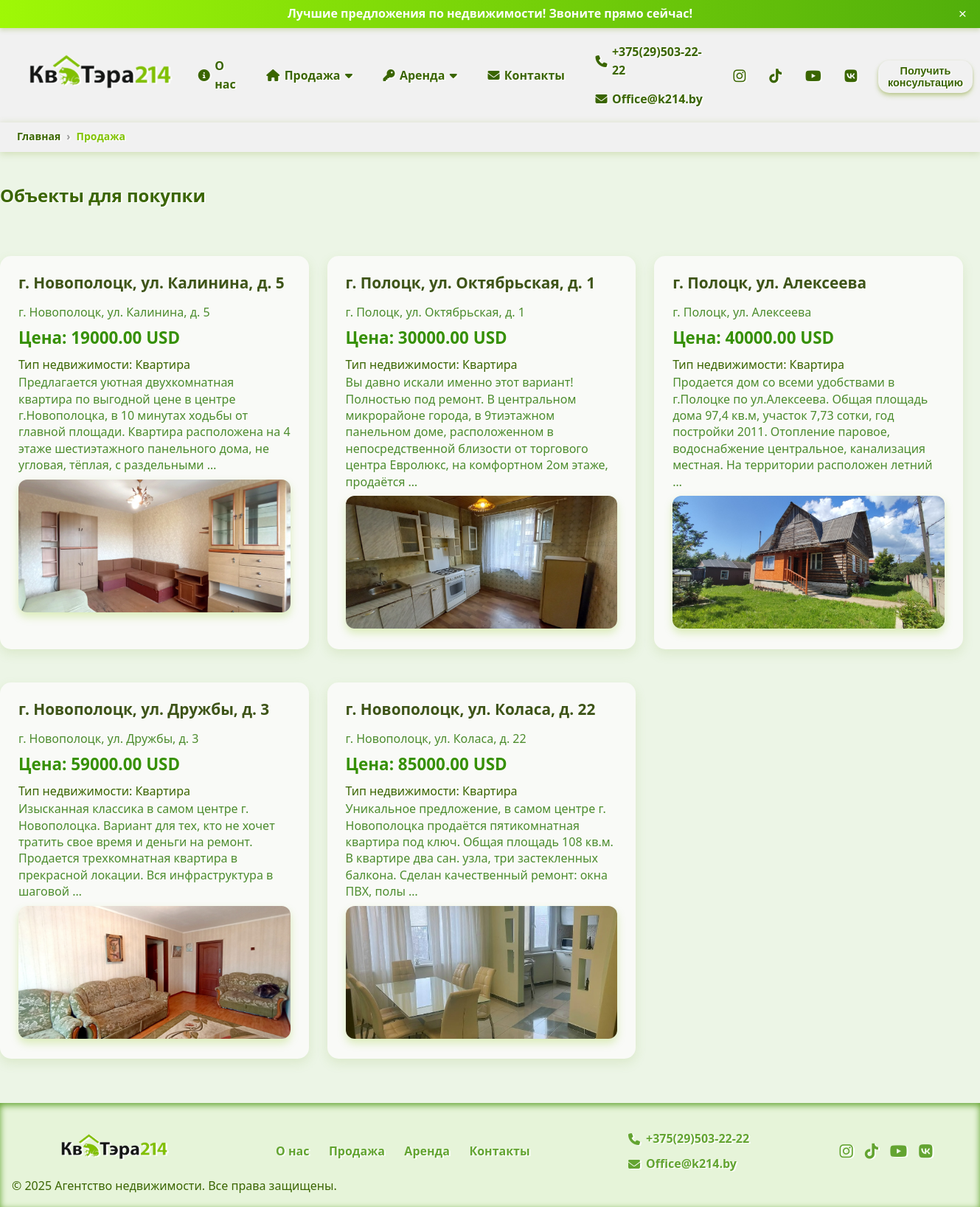
/sale, run on an earlier commit of the app's database.
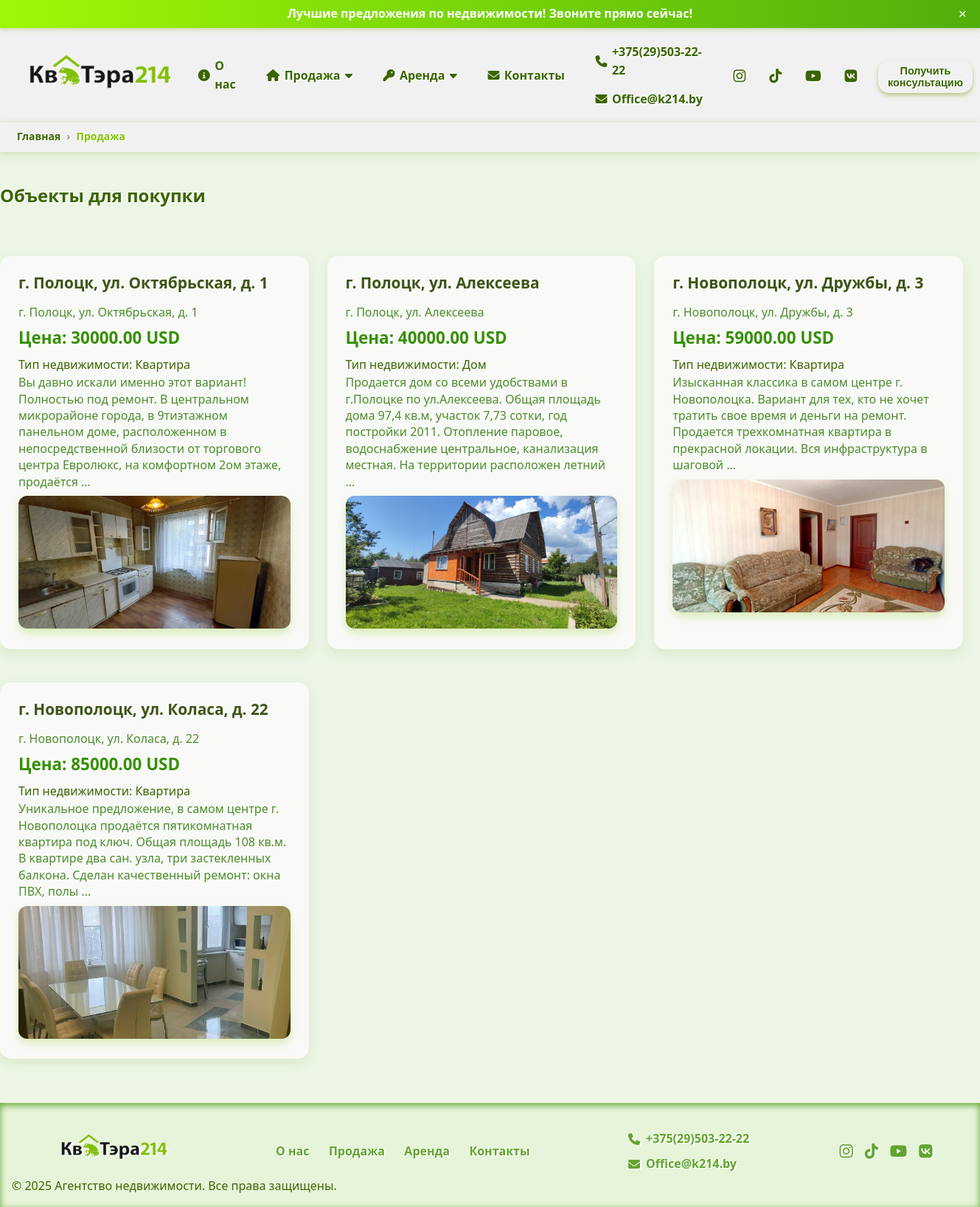
And on a later commit of the database.
### webapp/models.py (models this page shows, shortened)
class Contact(models.Model):
    name = models.CharField(max_length=255)
    phone = models.CharField(max_length=20, default='phone')
    phone_two = models.CharField(max_length=20, default='phone')
    email = models.EmailField()

class SocialNetwork(models.Model):
    contact = models.ForeignKey(Contact, related_name='social_networks', on_delete=models.CASCADE)
    name = models.CharField(max_length=100)
    url = models.URLField()
    icon = models.CharField(max_length=100, help_text='Название иконки (например, fa-facebook) или путь')

class Property(models.Model):
    CURRENCY_CHOICES = [
        ('USD', 'USD'),
        ('BYN', 'BYN'),
    ]
    name = models.CharField(max_length=255)
    slug = models.SlugField(max_length=255, unique=True, blank=True, null=True)
    description = models.TextField()
    notes = models.TextField(default='Примечание')
    address = models.CharField(max_length=500)
    price = models.DecimalField(max_digits=12, decimal_places=2)
    floor = models.TextField(help_text='Этаж', default=0)
    many_rooms = models.TextField(help_text='Сколько комнат', default=0)
    area = models.FloatField(help_text='Площадь в квадратных метрах')
    area_ga = models.FloatField(help_text='Площадь в гектарах/сотках', null=True, blank=True)
    date_posted = models.DateField(auto_now_add=True)
    is_sale = models.BooleanField(default=True)
    is_rent = models.BooleanField(default=True)
    is_active_new = models.BooleanField(default=True)
    is_active_house = models.BooleanField(default=True)
    is_active_country_house = models.BooleanField(default=True)
    is_active_apartment = models.BooleanField(default=True)
    is_active_sold = models.BooleanField(default=False)
    contacts = models.ManyToManyField(Contact, related_name='properties')
    currency = models.CharField(max_length=3, choices=CURRENCY_CHOICES, default='USD')

class PropertyPhoto(models.Model):
    property = models.ForeignKey(Property, related_name='photos', on_delete=models.CASCADE)
    photo = models.ImageField(upload_to='property_photos/')
    alt_text = models.CharField(max_length=255, blank=True)

### webapp/views.py (the view, shortened to what this page needs)
# urls.py: path('sale', views.sale, name='sale'),
def sale(request):
    properties = Property.objects.filter(is_sale=True)  # добавляем фильтр по продаже
    property_types = request.GET.getlist('property_type')
    direction = request.GET.get('direction', '').strip()
    if direction:
        properties = properties.filter(address__icontains=direction)
    price_min = request.GET.get('price_min')
    if price_min:
        try:
            price_min = float(price_min)
            properties = properties.filter(price__gte=price_min)
        except (ValueError, TypeError):
            pass
    price_max = request.GET.get('price_max')
    if price_max:
        try:
            price_max = float(price_max)
            properties = properties.filter(price__lte=price_max)
        except (ValueError, TypeError):
            pass
    currency = request.GET.get('currency')
    if currency in dict(Property.CURRENCY_CHOICES).keys():
        properties = properties.filter(currency=currency.upper())
    context = {
        'properties': properties,
    }
    return render(request, 'webapp/sale_page.html', context)

### webapp/context_processors.py (called while the page is built)
def contact_data(request):
    contact = Contact.objects.prefetch_related('social_networks').first()
    return {
        'contact': contact,
    }

### webapp/templates/webapp/sale_page.html (shortened to what this page needs)
{% extends 'main/base.html' %}
{% load static %}
{% block content %}
    <nav class="breadcrumb-container" aria-label="breadcrumb">
        <ol class="breadcrumb-list">
            <li class="breadcrumb-item">
                <a href="{% url 'index' %}" class="nav-link">Главная</a>
            </li>
            <li class="breadcrumb-item active" aria-current="page">Продажа</li>
        </ol>
    </nav>
    <section>
        <div class="sale-container">
            <h1 class="page-title">Объекты для покупки</h1>
            {% if properties %}
                <div class="properties-list">
                    {% for property in properties %}
                        <div class="property-card">
                            <h2 class="property-name">
                                <a href="{% url 'sale_single' property.slug %}">{{ property.name }}</a>
                            </h2>
                            <p class="property-address">{{ property.address }}</p>
                            <p class="property-price">Цена: {{ property.price }} USD</p>
                            <p class="property-type">
                                Тип недвижимости:
                                {% if property.is_active_apartment %}
                                    Квартира
                                {% elif property.is_active_house %}
                                    Дом
                                {% elif property.is_active_country_house %}
                                    Дача
                                {% elif property.is_active_new %}
                                    Новостройка
                                {% elif property.is_active_sold %}
                                    Продано
                                {% else %}
                                    Другой тип
                                {% endif %}
                            </p>
                            <p class="property-description">{{ property.description|truncatewords:30 }}</p>
                            <a href="{% url 'sale_single' property.slug %}">
                                {% if property.photos.all %}
                                    <div class="property-photos">
                                        <img src="{{ property.photos.all.0.photo.url }}"
                                             alt="{{ property.photos.all.0.alt_text }}"
                                             class="property-main-photo"/>
                                    </div>
                                {% endif %}
                            </a>
                        </div>
                    {% endfor %}
                </div>
            {% endif %}
        </div>
    </section>
{% endblock %}

### templates/main/base.html (shortened to what this page needs)
{% load static %}
<!DOCTYPE html>
<html lang="ru">
<head>
  <link href="https://cdnjs.cloudflare.com/ajax/libs/font-awesome/6.4.0/css/all.min.css" rel="stylesheet" />
  <link rel="stylesheet" href="{% static 'webapp/css/style.css' %}" />
</head>
<body>
  <div id="top-bar" class="top-bar">
    <span>Лучшие предложения по недвижимости! Звоните прямо сейчас!</span>
    <button class="close-button" aria-label="Закрыть">&times;</button>
  </div>
  <header class="header">
      <div class="container header-container">
          <div class="logo">
              <a href="{% url 'index' %}">
                  <img src="{% static 'webapp/images/logo_kvatera.png' %}" alt="Логотип агентства"/>
              </a>
          </div>
          <nav id="navMenu" class="nav" aria-hidden="true">
              <ul class="menu">
                  <li><a href="{% url 'about' %}"><i class="fa-solid fa-info-circle"></i> О нас</a></li>
                  <li class="dropdown sale-dropdown">
                      <a href="{% url 'sale' %}"><i class="fa-solid fa-house"></i> Продажа <i
                              class="fa fa-caret-down"></i></a>
                  </li>
                  <li class="dropdown rent-dropdown">
                      <a href="{% url 'rent' %}"><i class="fa-solid fa-key"></i> Аренда <i class="fa fa-caret-down"></i></a>
                  </li>
                  <li><a href="{% url 'contacts' %}"><i class="fa-solid fa-envelope"></i> Контакты</a></li>
                  <li class="contacts-menu">
                      <a href="tel:{{ contact.phone|urlencode }}"><i class="fa-solid fa-phone"></i> {{ contact.phone }}
                      </a>
                      <a href="mailto:{{ contact.email|urlencode }}"><i
                              class="fa-solid fa-envelope"></i> {{ contact.email }}</a>
                  </li>
                  <li class="social-menu">
                      {% for social in contact.social_networks.all %}
                          <a href="{{ social.url }}" aria-label="{{ social.name }}" target="_blank"
                             rel="noopener noreferrer">
                              <i class="{{ social.icon }}"></i>
                          </a>
                      {% empty %}
                          <span>Соцсетей нет</span>
                      {% endfor %}
                  </li>
                  <li>
                      <button class="btn-consultation" id="openConsultationBtn">Получить консультацию</button>
                  </li>
              </ul>
          </nav>
      </div>
  </header>
  {% block content %}{% endblock %}
    <footer class="footer">
        <div class="container footer-container">
            <div class="footer-logo">
                <img src="{% static 'webapp/images/logo_kvatera.png' %}" alt="Логотип агентства"/>
            </div>
            <nav class="footer-menu">
                <a href="#about">О нас</a>
                <a href="#sale-house">Продажа</a>
                <a href="#rent-house">Аренда</a>
                <a href="{% url 'contacts' %}">Контакты</a>
            </nav>
            <div class="footer-contacts">
                <p>
                    <i class="fa-solid fa-phone"></i>
                    <a href="tel:{{ contact.phone|urlencode }}">{{ contact.phone }}</a>
                </p>
                <p>
                    <i class="fa-solid fa-envelope"></i>
                    <a href="mailto:{{ contact.email|urlencode }}">{{ contact.email }}</a>
                </p>
            </div>
            <div class="footer-social">
                {% for social in contact.social_networks.all %}
                    <a href="{{ social.url }}" aria-label="{{ social.name }}" target="_blank" rel="noopener noreferrer">
                        <i class="{{ social.icon }}"></i>
                    </a>
                {% empty %}
                    <p>Соцсетей нет</p>
                {% endfor %}
            </div>
        </div>
        <div class="copyright">
            &copy; 2025 Агентство недвижимости. Все права защищены.
        </div>
    </footer>
</body>
</html>

What changed in the data, as far as the page shows it:
no longer on this page (row edited): Property: name "г. Новополоцк, ул. Калинина, д. 5", address "г. Новополоцк, ул. Калинина, д. 5", price "19000.00", is_active_apartment "Квартира", description "Предлагается уютная двухкомнатная квартира по выгодной цене в центре г.Новополоцка, в 10 минутах ходьбы от главной площади. Квартира расположена на 4 этаже шестиэтажного панельного дома, не угловая, тёплая, с раздельными …", photos.all.0.photo (picture)
changed Property "г. Полоцк, ул. Алексеева": is_active_apartment "Квартира" → "Дом"
